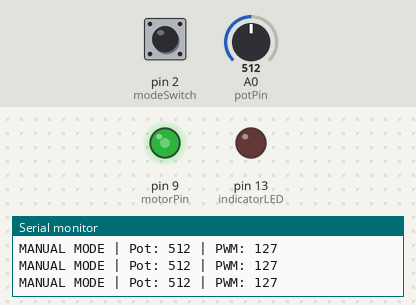
Simulated run of this sketch. Board: Arduino Uno, built with avr-gcc and run on an emulated ATmega328P. On the bench: output pins drawn as LEDs (lit = HIGH), the last lines printed to the serial monitor. The inputs (shaded band) are chosen by the test bench; at power-on: pin 2 (modeSwitch) HIGH, A0 (potPin) = 512.

Above: at 1.2 s.
1.3 s: pin 2 (modeSwitch) pulled LOW for 0.15 s
At 1.7 s:
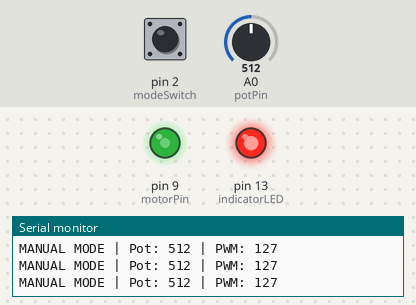
3.3 s: A0 (potPin) set to 418
At 4.7 s:
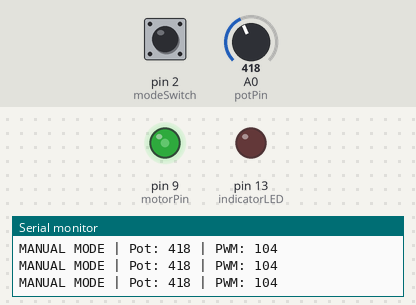
6.3 s: A0 (potPin) set to 386
At 7.6 s:
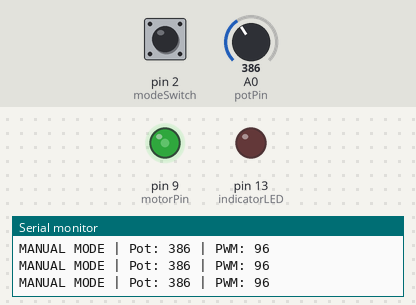
9.3 s: A0 (potPin) set to 1023
At 10.1 s:
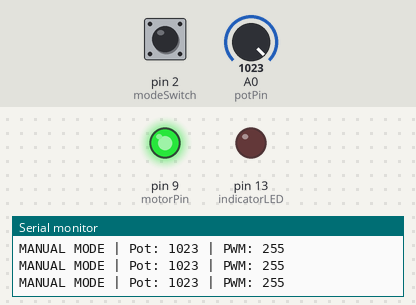
10.8 s: A0 (potPin) set to 981
At 11.1 s:
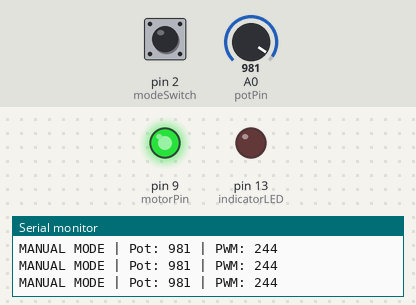
13.8 s: A0 (potPin) set to 122
At 15.2 s:
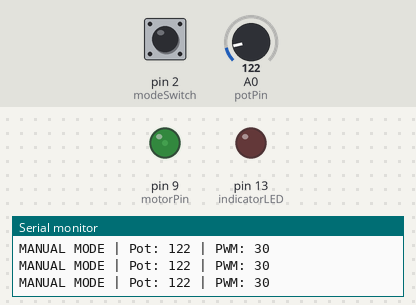
Timing chart, 0 to 16.3 s (numbered marks = the images above; inputs shaded):
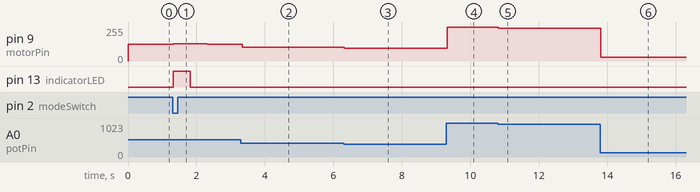

The sketch:

sketch.ino
```cpp
// Hybrid Manual/Auto Cooling Controller - Arduino UNO / Wokwi
// D9 is a PWM output represented by a green LED in this simulation.
// A real fan/motor requires an appropriate driver; never connect it directly to D9.
const int modeSwitch = 2;
const int potPin = A0;
const int motorPin = 9;
const int indicatorLED = 13;

void setup() {
  pinMode(modeSwitch, INPUT); // Slide switch connects D2 to 5V or GND
  pinMode(motorPin, OUTPUT);
  pinMode(indicatorLED, OUTPUT);
  Serial.begin(9600);
}

void loop() {
  int mode = digitalRead(modeSwitch);

  if (mode == HIGH) { // MANUAL MODE
    int potValue = analogRead(potPin);
    int pwmValue = map(potValue, 0, 1023, 0, 255);
    analogWrite(motorPin, pwmValue);
    digitalWrite(indicatorLED, LOW);
    Serial.print("MANUAL MODE | Pot: ");
    Serial.print(potValue);
    Serial.print(" | PWM: ");
    Serial.println(pwmValue);
  } else { // AUTO MODE: fixed 50% PWM, blinking status LED
    analogWrite(motorPin, 128);
    digitalWrite(indicatorLED, HIGH);
    delay(500);
    digitalWrite(indicatorLED, LOW);
    delay(500);
    Serial.println("AUTO MODE | Motor = 50%");
  }
}
```

Measured:
- after the input at 1.3 s, pin 9 (motorPin): 127/255 → 128/255 at once, → 127/255 1.0 s later; pin 13 (indicatorLED): LOW → HIGH at once, → LOW 0.50 s later
- after the input at 3.3 s, pin 9 (motorPin): 127/255 → 104/255 at once
- after the input at 6.3 s, pin 9 (motorPin): 104/255 → 96/255 at once
- after the input at 9.3 s, pin 9 (motorPin): 96/255 → 255/255 at once
- after the input at 10.8 s, pin 9 (motorPin): 255/255 → 244/255 at once
- after the input at 13.8 s, pin 9 (motorPin): 244/255 → 30/255 at once
